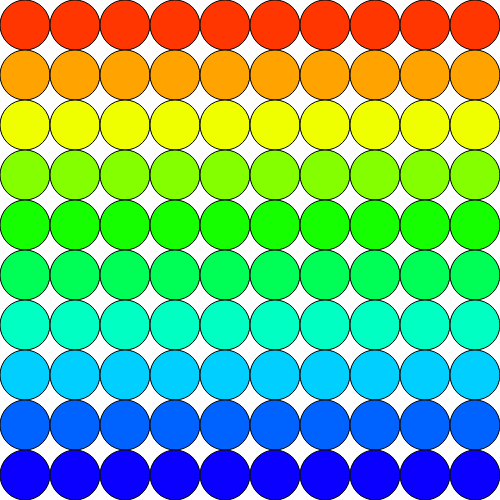
Frame 1 (no input)
Frame 60 (no input): identical to frame 1, image omitted
Frame 120 (the mouse pressed at the canvas centre since frame 60): identical to frame 1, image omitted

The p5.js sketch that drew this single still picture (run headless with seeded random() and noise() and a simulated clock; from frame 60 on, the mouse is pressed at the canvas centre):

// p5.js sketch
// ── sketch.js
let circleSize=50;

function setup() 
{
	createCanvas(500, 500);
	colorMode(HSB);
}

function draw() 
{
	background(127);
	for(let x = circleSize/2; x < width; x += circleSize) {
		for(let y = circleSize/2; y < height; y+= circleSize) {
			let hue = y / width * 255;
			fill(hue, 255, 255);
			circle(x, y, circleSize);
		}
	}



}
